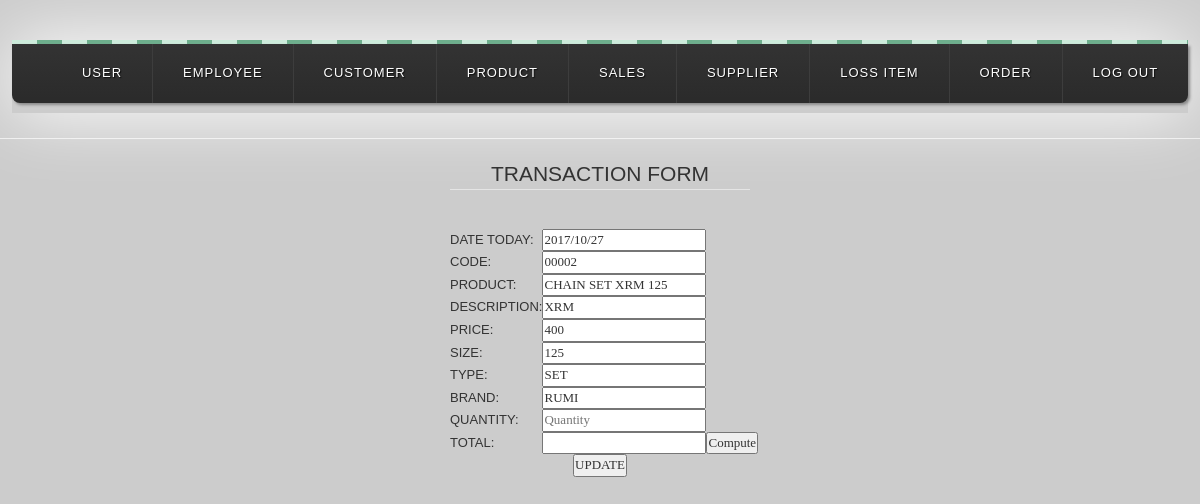
The app's page /transaction.php?ID=00002 (signed in) with its own data.
### tables this page shows
CREATE TABLE IF NOT EXISTS `product` (
  `ProductID` varchar(15) NOT NULL,
  `ProductName` varchar(100) NOT NULL,
  `Description` varchar(100) NOT NULL,
  `Quantity` int(200) NOT NULL,
  `SellingPrice` int(11) NOT NULL,
  `OriginalPrice` int(11) NOT NULL,
  `Size` varchar(100) NOT NULL,
  `Type` varchar(100) NOT NULL,
  `Brand` varchar(100) NOT NULL
);

### transaction.php (the view, shortened to what this page needs)
<?php
include('header.php');
?>
<!DOCTYPE html>
<html>
<head>
<body>
<link rel="stylesheet" type="text/css" href="mystyles.css">
<head>
</head>
<div class="wrap">
<span class="decor"></span>
<nav>
  <ul class="primary">
    <li>
      <a href="users.php">USER</a>
    </li>
    <li>
      <a href="employee.php">EMPLOYEE</a>
    </li>
    <li>
      <a href="customer.php">CUSTOMER</a>
    </li>
    <li>
      <a href="product.php">PRODUCT</a>
    </li>
    <li>
      <a href="sales.php">SALES</a>
    </li>
    <li>
      <a href="supplier.php">SUPPLIER</a>
    </li>
    <li>
      <a href="loss.php">LOSS ITEM</a>
    </li>
    <li>
      <a href="orders.php">ORDER</a>
    </li>
    <li>
      <a href="logout.php">LOG OUT</a>
    </li>
  </ul>
</nav>
</div>
<div>
<center>
<center>
<hr/>
   <form method="POST">
<?php
$ID=$_GET['ID'];
$query1=mysql_query("select * from product where ProductID='$ID'");
$query2=mysql_fetch_array($query1);
?>
<center>
<form method="post" action="">
<fieldset style="width:300px;"><legend>TRANSACTION FORM</legend>
<table>
<br>
<tr>
    <td> Date Today: </td>
    <td> <input type="text" name="dates" id="txtbox" value="<?php echo "". date("Y/m/d")?>" readonly/> </td>
    </tr>
<tr>
	<td>
		Code: <td><input type="text" name="ProductID" value="<?php echo $query2['ProductID']; ?>" readonly /></td>
	</td>
</tr>
<tr>
	<td>
		Product: <td><input type="text" name="ProductName" value="<?php echo $query2['ProductName']; ?>" readonly /></td>
	</td>
</tr>
<tr>
<td>
Description: <td><input type="text" name="Description" value="<?php echo $query2['Description']; ?>" readonly /></td>
</td>
</tr>
<tr>
<td>
Price: <td><input type="text" name="SellingPrice" value="<?php echo $query2['SellingPrice']; ?>" readonly/></td>
</td>
</tr>
<tr>
<td>
Size: <td><input type="text" name="Size" value="<?php echo $query2['Size']; ?>" readonly/></td>
</td>
</tr>
<tr>
<td>
Type: <td><input type="text" name="Type" value="<?php echo $query2['Type']; ?>" readonly/></td>
</td>
</tr>
<tr>
<td>
Brand: <td><input type="text" name="Brand" value="<?php echo $query2['Brand']; ?>" readonly/></td>
</td>
</tr>
   <form method="POST">
    <td>Quantity:</td>
    <td><input type="number" id="txtbox" min="0" name="quant" placeholder="Quantity" value="<?php echo @$quant ?>"></td>
    <tr>
    <td>Total:</td>
    <td><input type="text" id="txtbox" name="Total" value="<?php echo @$Total ?>" readonly></td>
    <td><input type="submit" name="calculate" value="Compute" id="btncalc"></td>
    </tr>
</table>
<input type="submit" name="submit" value="UPDATE" />
</form>
</body>
</html>

### mystyles.css (style rules this page uses)
body { background-color: ; }
input, Stextarea { font-family:times new roman; margin: 0; padding: 0; display: block; font-size: 100%; }

### transaction.php (style rules this page uses)
body { background: #ccc; font-family: helvetica, arial, serif; font-size: 13px; text-transform: uppercase; text-align: center; }
.wrap { display: inline-block; -webkit-box-shadow: 0 0 70px #fff; -moz-box-shadow: 0 0 70px #fff; box-shadow: 0 0 70px #fff; margin-top: 40px; }
.decor { background: #6EAF8D; background: -webkit-linear-gradient(left, #CDEBDB 50%, #6EAF8D 50%); background: -moz-linear-gradient(left, #CDEBDB 50%, #6EAF8D 50%); background: -o-linear-gradient(left, #CDEBDB 50%, #6EAF8D 50%); background: linear-gradient(left, white 50%, #6EAF8D 50%); background-size: 50px 25%;; padding: 2px; display: block; }
a { text-decoration: none; color: #fff; display: block; }
ul { list-style: none; position: relative; text-align: left; }
li { float: left; }
ul:after { clear: both; }
ul:before, ul:after { content: " "; display: table; }
nav { position: relative; background: #2B2B2B; background-image: -webkit-linear-gradient(bottom, #2B2B2B 7%, #333333 100%); background-image: -moz-linear-gradient(bottom, #2B2B2B 7%, #333333 100%); background-image: -o-linear-gradient(bottom, #2B2B2B 7%, #333333 100%); background-image: linear-gradient(bottom, #2B2B2B 7%, #333333 100%); text-align: center; letter-spacing: 1px; text-shadow: 1px 1px 1px #0E0E0E; -webkit-box-shadow: 2px 2px 3px #888; -moz-box-shadow: 2px 2px 3px #888; box-shadow: 2px 2px 3px #888; border-bottom-right-radius: 8px; border-bottom-left-radius: 8px; }
ul.primary li a { display: block; padding: 20px 30px; border-right: 1px solid #3D3D3D; }
ul.primary li:last-child a { border-right: none; }

### records on screen
product: ProductID "00002", ProductName "CHAIN SET XRM 125", Description "XRM", SellingPrice "400", Size "125", Type "SET", Brand "RUMI"
